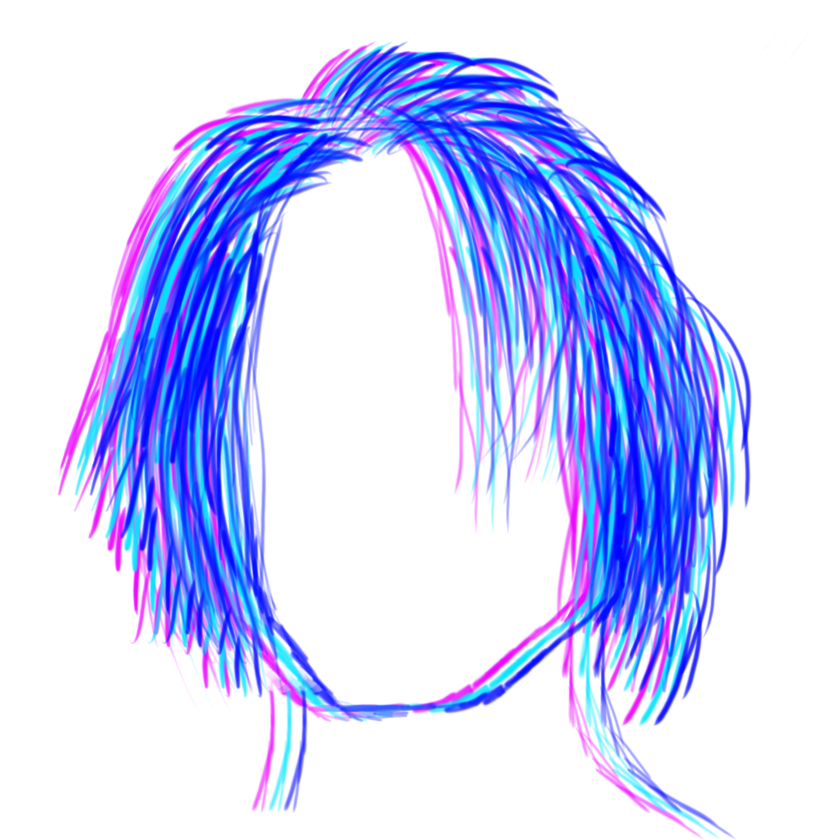
#> input picture Images/trzecie prof 2.png, 840 x 840 px, shrunk from 1002 x 1002 before the run
$ python test7.py
#> lines starting #> are read from the running program, lines starting #| are printed output that depends on the picture; after the words box and inside, x2 and y2 are one past the last pixel; in counts of white or black regions, pixels touching at a corner belong together
import cv2 as cv
import matplotlib.pyplot as plt
import numpy as np
import os

path = os.path.join(os.path.dirname(__file__))


img = cv.imread(path + "/Images/trzecie prof 2.png")
#> img is the input picture: shape (840, 840, 3); mean B, G, R 255, 211.9, 206.3
img = cv.imread(path + "/Images/janek4.jpg")
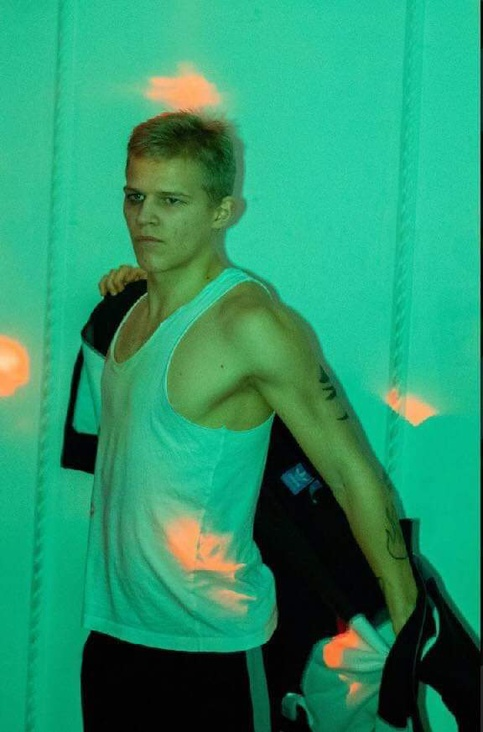
#> input picture Images/janek4.jpg, 483 x 732 px, shrunk from 576 x 873 before the run
#> img is the input picture: shape (732, 483, 3); mean B, G, R 107.5, 148.8, 41.6
# img = cv.imread(path + "/Images/awatar low res.jpg")
gray = cv.cvtColor(img, cv.COLOR_BGR2GRAY)
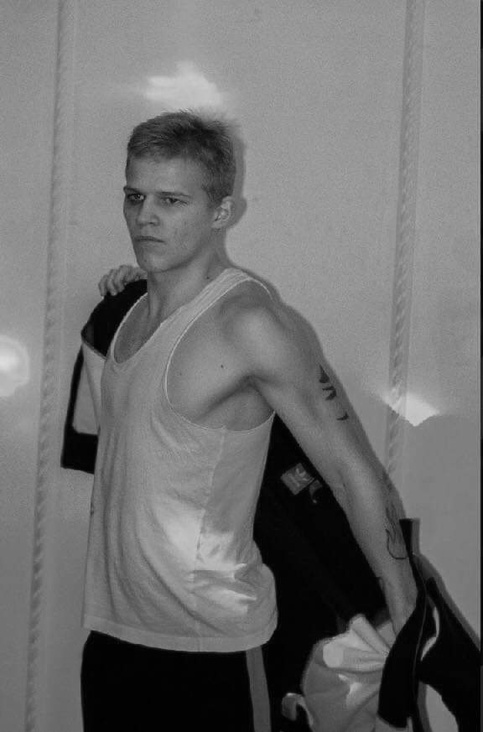
#> gray: shape (732, 483); min 0, max 221, mean 112.1

blank = np.zeros(img.shape[:2], dtype="uint8")
circle = cv.circle(blank, (img.shape[1]//2, img.shape[0]//2), 140, 255, -1)
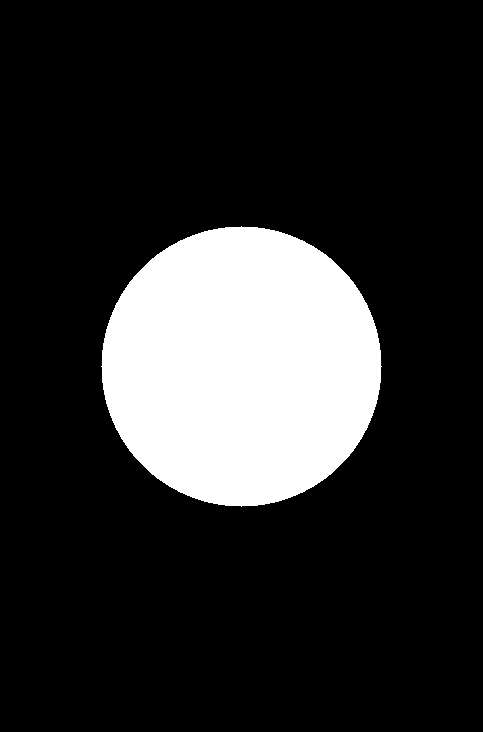
#> blank: shape (732, 483); 17.4% white; 1 white region, box (x1, y1, x2, y2) and area: (101, 226, 382, 507) 61529
masked = cv.bitwise_and(gray, gray, mask = circle)
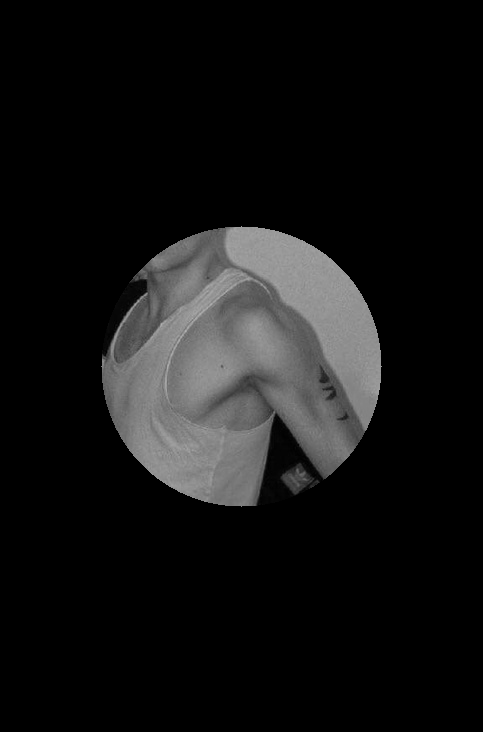
#> masked: shape (732, 483); min 0, max 179, mean 20


cv.imshow("img", img)
cv.imshow("gray", gray)
cv.imshow("masked", masked)

gray_hist = cv.calcHist([gray], [0], None, [256], [0,256])
#> gray_hist = 256 values, max 10685 at index 2, min 0 at index 222, mean 1381.1
gray_hist_masked = cv.calcHist([gray], [0], masked, [256], [0,256])
#> gray_hist_masked = 256 values, max 1131 at index 144, min 0 at index 0, mean 240.3

plt.plot(gray_hist)
plt.plot(gray_hist_masked)
plt.xlim([0,256])
plt.show()
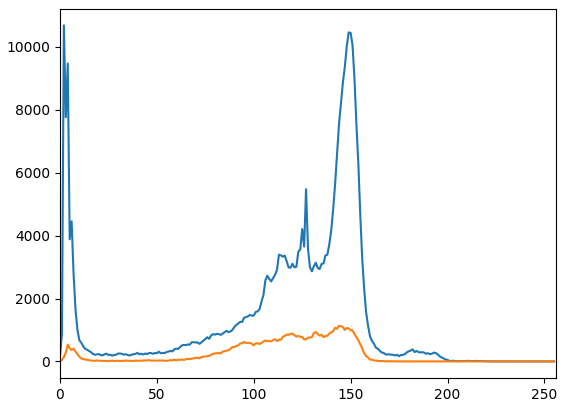
#> figure drawn by matplotlib, 1 panel; curve peaks at x = 2, y = 10685; curve peaks at x = 144, y = 1131

cv.waitKey(0)
